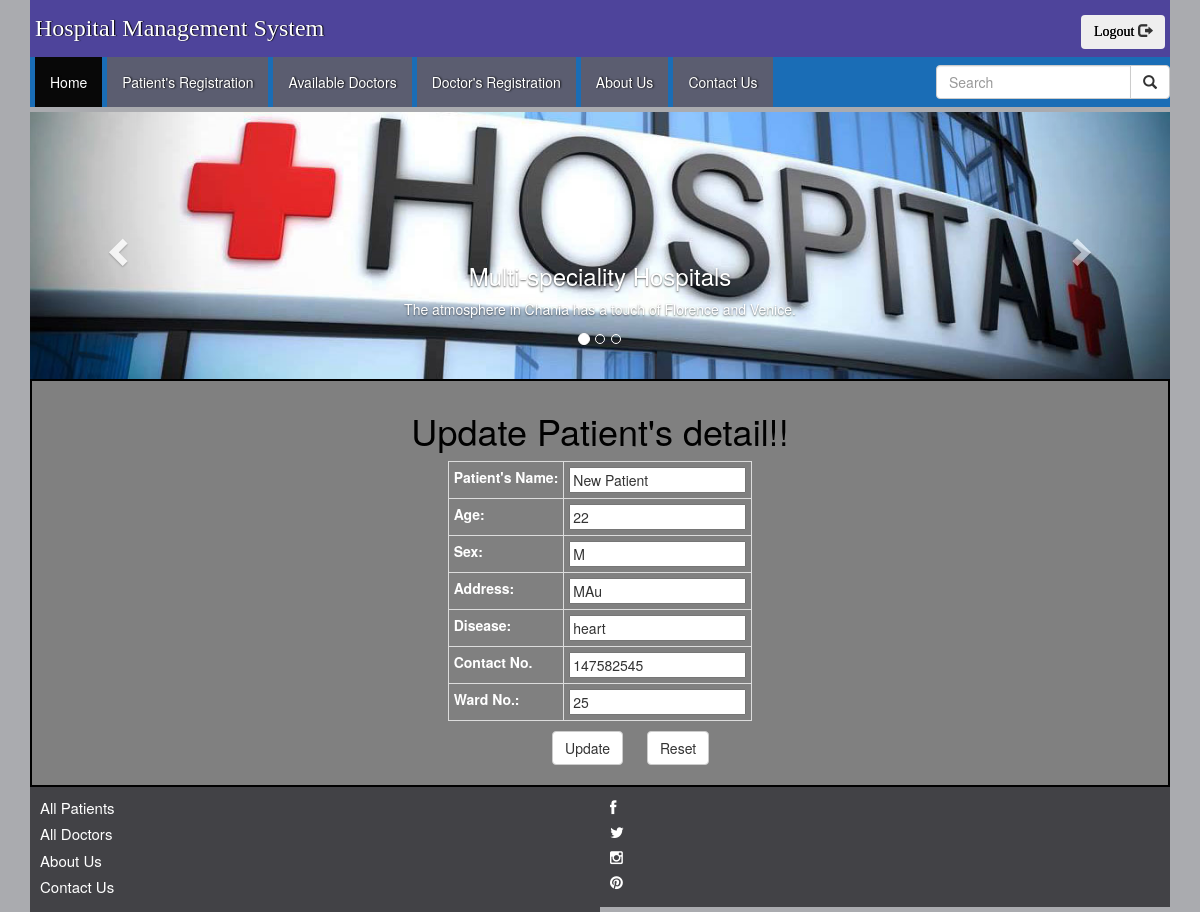
Screenshot of /patients/8/p_update (signed in) with the database file from the repository.
### Patients/models.py (models this page shows, shortened)
class Patient(models.Model):
	p_name = models.CharField(max_length=50)
	p_age = models.IntegerField(default=0)
	p_sex = models.CharField(max_length=10,default=None)
	contact_no = models.CharField(max_length=15,default=0)
	user = models.ForeignKey(settings.AUTH_USER_MODEL,
							 default=1,
							 on_delete=models.DO_NOTHING,
							)
	p_address = models.TextField()
	disease = models.CharField(max_length=100)
	ward_no = models.CharField(max_length=50)
	timestamp = models.DateTimeField(auto_now_add=True)

### Patients/views.py (the view)
# urls.py: path("<int:inp_id>/p_update", patients_update, name="p_update"),
def patients_update(request, inp_id):
	if not request.user.is_authenticated:
		raise Http404("Login required!!!")
	patient = get_object_or_404(Patient, id=inp_id)
	form = PatientForm(request.POST or None, instance=patient)
	if form.is_valid():
		instance = form.save(commit=False)
		instance.save()
		return redirect("Patients:p_all")
	context = {
				"title":"Update details",
				"form":form
			  }
	return render(request, "patients_update.html", context)

### Patients/forms.py
class PatientForm(forms.ModelForm):
	class Meta:
		model = Patient
		fields = [
					"p_name",
					"p_age",
					"p_sex",
					"p_address",
					"disease",
					"contact_no",
					"ward_no"
				 ]

### templates/patients_update.html (shortened to what this page needs)
{% extends 'layout.html'%}
{% load static %}
{% block body %}
<div class="container">
<form method="POST" class="doctor-form">{% csrf_token %}
	<h1>Update Patient's detail!!</h1>
	<table class="table-bordered">
		<tr>
			<td><label for="name">Patient's Name:</label></td>
			<td><input type="text" value="{{ form.p_name.value }}" name="{{ form.p_name.html_name }}" id="name"></td>
		</tr>
		<tr>
			<td><label>Age:</label></td>
			<td><input type="text" value="{{ form.p_age.value }}"  name="{{ form.p_age.html_name }}"></td>
		</tr>
		<tr>
			<td><label>Sex:</label></td>
			<td><input type="text" value="{{ form.p_sex.value }}"  name="{{ form.p_sex.html_name }}"></td>
		</tr>
		<tr>
			<td><label>Address:</label></td>
			<td><input type="text" value="{{ form.p_address.value }}"  name="{{ form.p_address.html_name }}"></td>
		</tr>
		<tr>
			<td><label>Disease:</label></td>
			<td><input type="text" value="{{ form.disease.value }}"  name="{{ form.disease.html_name }}"></td>
		</tr>
		<tr>
			<td><label>Contact No.</label></td>
			<td><input type="text" value="{{ form.contact_no.value }}"  name="{{ form.contact_no.html_name }}"></td>
		</tr>
		<tr>
			<td><label>Ward No.:</label></td>
			<td><input type="text" value="{{ form.ward_no.value }}"  name="{{ form.ward_no.html_name }}"></td>
		</tr>
	</table>
	<div class="d-reg">
		<button type="submit" class="btn btn-default">Update</button>
		<button type="reset" class="btn btn-default">Reset</button>
	</div>
</form>
</div>
{% endblock %}

### Doctors/static/css/style.css (style rules this page uses)
* { margin: 0;box-sizing: border-box }
body { background: #aaabaf }
.doctor-form { border: 2px solid #000;background: grey;padding: 10px 0 }
.d-reg { margin-left: 510px }
.d-reg button { margin: 10px }
.doctor-form h1 { text-align: center;color: #000 }
.doctor-form table { margin: auto; }
.doctor-form table tr td,th { padding: 5px }
.doctor-form table tr label { color: #fff }

### rows the page displays
Patient: p_name "New Patient", p_address "MAu", disease "heart", contact_no "147582545", ward_no "25"
